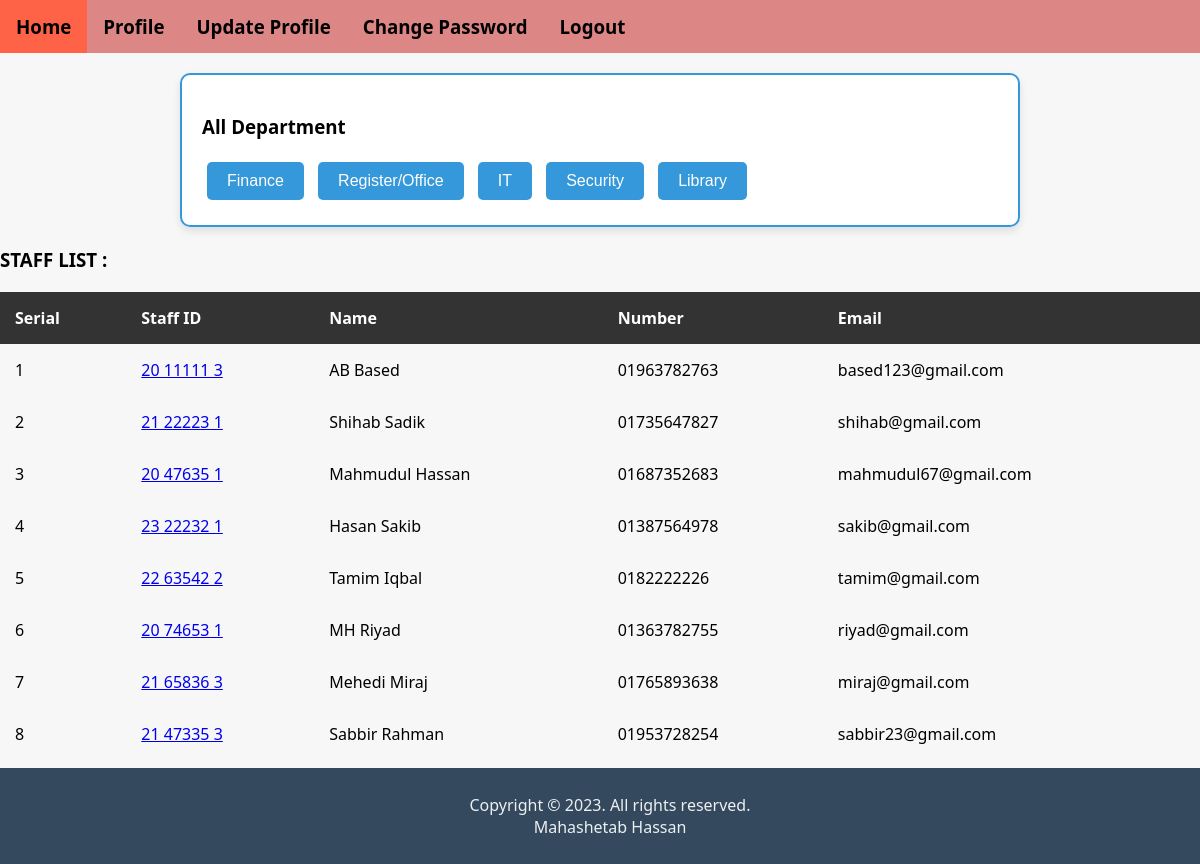
The page /all_staff.php (signed in) on the database its author committed.
### tables this page shows
CREATE TABLE `staff` (
  `sl` bigint(20) UNSIGNED NOT NULL,
  `id` varchar(10) NOT NULL,
  `name` text NOT NULL,
  `number` text NOT NULL,
  `email` text NOT NULL,
  `department` text NOT NULL,
  `salary` text NOT NULL,
  `entry_time` text NOT NULL,
  `exit_time` text NOT NULL,
  `off_day` text NOT NULL
);

### all_staff.php (the view, shortened to what this page needs)
<?php include"header.php"; ?>
<fieldset>
<h3>All Department</h3>
<button><a href="dept_staff.php?ref=Finance">Finance</a></button>
<button><a href="dept_staff.php?ref=Register Office">Register/Office</a></button>
<button><a href="dept_staff.php?ref=IT">IT</a></button>
<button><a href="dept_staff.php?ref=Security">Security</a></button>
<button><a href="dept_staff.php?ref=Library">Library</a></button>
</fieldset>
<h3>STAFF LIST :</h3>
<table style="text-align:left">
    <tr><th>Serial</th>
        <th>Staff ID</th>
        <th>Name</th>
        <th>Number</th>
        <th>Email</th>
    </tr>
<?php
include"../conn.php";
$ssql = "SELECT * FROM staff";
$i = 0;
$rresult = mysqli_query($conn,$ssql);
while ($row = mysqli_fetch_assoc($rresult)){
$i++;
?>
<tr>
    <td><?php echo $i ; ?></td>
    <td><a href="individual_data.php?ref=<?php echo $row['sl'] ; ?>"><?php echo $row['id'] ; ?></a></td>
    <td><?php echo $row['name'] ; ?></td>
    <td><?php echo $row['number'] ; ?></td>
    <td><?php echo $row['email'] ; ?></td>
</tr>
<?php } ?>
</table>
<?php include"footer.php"; ?>

### header.php (shortened to what this page needs)
<!DOCTYPE html>
<html lang="en">
<head>
  <link rel="stylesheet" href="header.css">
</head>
<body>
<div class="navbar">
  <h3><a href="home.php">Home</a></h3>
  <h3><a href="profile.php">Profile</a></h3>
  <h3><a href="updateprofile.php">Update Profile</a></h3>
  <h3><a href="changepass.php">Change Password</a></h3>
  <h3><a href="logout.php">Logout</a></h3>
</div>
</body>
</html>

### footer.php (shortened to what this page needs)
<!DOCTYPE html>
<html lang="en">
<head>
</head>
<body>
<div class="footer">
  <p> Copyright © 2023. All rights reserved.<br>Mahashetab Hassan</p>
</div>
</body>
</html>

### header.css (style rules this page uses)
.navbar { background-color: #DC8686; overflow: hidden; }
.navbar h3 { float: left; display: block; color: white; text-align: center; padding: 14px 16px; text-decoration: none; margin: 0 auto; }
.navbar h3 a { text-decoration: none; color: black; justify-content: center; display: block; margin: 0 auto; }

### footer.php (style rules this page uses)
.footer { background-color: #34495e; color: #ecf0f1; text-align: center; padding: 10px; position: fixed; bottom: 0; width: 100%; }

### all_staff.php (style rules this page uses)
body { font-family: 'Segoe UI', Tahoma, Geneva, Verdana, sans-serif; background-color: #f7f7f7; margin: 0; padding: 0; }
fieldset { width: 70%; margin: 20px auto; border: 2px solid #3498db; border-radius: 10px; padding: 20px; box-sizing: border-box; background-color: #fff; box-shadow: 0 4px 8px rgba(0, 0, 0, 0.1); }
button { background-color: #3498db; color: #fff; border: none; padding: 10px 20px; text-align: center; text-decoration: none; display: inline-block; font-size: 16px; cursor: pointer; border-radius: 5px; margin: 5px; transition: background-color 0.3s ease; }
button a { color: inherit; text-decoration: none; }
table { width: 100%; border-collapse: collapse; margin-top: 20px; }
th, td { padding: 15px; text-align: left; }
th { background-color: #333; color: white; }

### rows shown on the page
staff: id "20 11111 3", name "AB Based", number "01963782763", email "based123@gmail.com"
staff: id "21 22223 1", name "Shihab Sadik", number "01735647827", email "shihab@gmail.com"
staff: id "20 47635 1", name "Mahmudul Hassan", number "01687352683", email "mahmudul67@gmail.com"
staff: id "23 22232 1", name "Hasan Sakib", number "01387564978", email "sakib@gmail.com"
staff: id "22 63542 2", name "Tamim Iqbal", number "0182222226", email "tamim@gmail.com"
staff: id "20 74653 1", name "MH Riyad", number "01363782755", email "riyad@gmail.com"
staff: id "21 65836 3", name "Mehedi Miraj", number "01765893638", email "miraj@gmail.com"
staff: id "21 47335 3", name "Sabbir Rahman", number "01953728254", email "sabbir23@gmail.com"
